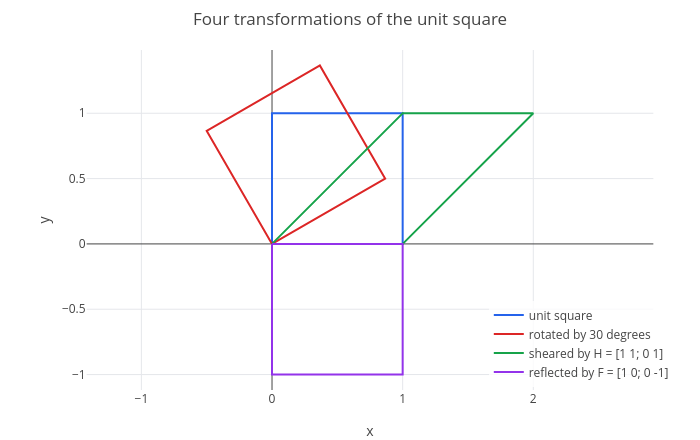

This figure's notebook cell:
### Markdown cell above
(In `R` the entries are separated by commas, because inside brackets a space followed by a minus sign starts a new
entry.)

To draw what they do, follow the outline of the unit square. `c(z)` clamps $z$ to the interval $[0, 1]$ (written with
`abs` so that it works in a formula), and as $s$ runs from 0 to 4 the point `sq` walks once around the square:
right along the bottom, up, back along the top, down. `M*sq` is the image of that walk under a matrix $M$. Axes: the
coordinates $x$ and $y$.

### Code cell
c(z) := (abs(z) - abs(z - 1) + 1)/2;
sq = [c(s) - c(s - 2); c(s - 1) - c(s - 3)];
r = subs(R, t, pi/6)*sq;
h = H*sq;
f = F*sq;
p = show(parametric(sq(1), sq(2), s, 0, 4), parametric(r(1), r(2), s, 0, 4), parametric(h(1), h(2), s, 0, 4), parametric(f(1), f(2), s, 0, 4));
p = legend(p, "unit square", "rotated by 30 degrees", "sheared by H = [1 1; 0 1]", "reflected by F = [1 0; 0 -1]");
labels(title(p, "Four transformations of the unit square"), "x", "y")

### Figure 1 — Plotly figure (JSON) as saved in the notebook; plotly's stock layout.template omitted (floating-point values rounded to 4 significant figures; data arrays with more than 128 entries replaced by an {"elided": "..."} marker saying what was removed)
{"data": [{"line": {"color": "#2563eb", "width": 2}, "mode": "lines", "name": "unit square", "type": "scatter", "x": {"elided": "402 float values"}, "y": {"elided": "402 float values"}}, {"line": {"color": "#dc2626", "width": 2}, "mode": "lines", "name": "rotated by 30 degrees", "type": "scatter", "x": {"elided": "402 float values"}, "y": {"elided": "402 float values"}}, {"line": {"color": "#16a34a", "width": 2}, "mode": "lines", "name": "sheared by H = [1 1; 0 1]", "type": "scatter", "x": {"elided": "402 float values"}, "y": {"elided": "402 float values"}}, {"line": {"color": "#9333ea", "width": 2}, "mode": "lines", "name": "reflected by F = [1 0; 0 -1]", "type": "scatter", "x": {"elided": "402 float values"}, "y": {"elided": "402 float values"}}], "layout": {"height": 440, "legend": {"bgcolor": "rgba(255,255,255,0.8)", "x": 0.99, "xanchor": "right", "y": 0.01, "yanchor": "bottom"}, "margin": {"b": 50, "l": 60, "r": 20, "t": 50}, "showlegend": true, "title": {"text": "Four transformations of the unit square"}, "width": 700, "xaxis": {"constrain": "domain", "range": [-1.419, 2.919], "title": {"text": "x"}, "zeroline": true}, "yaxis": {"constrain": "domain", "range": [-1.118, 1.484], "scaleanchor": "x", "scaleratio": 1, "title": {"text": "y"}, "zeroline": true}}}
